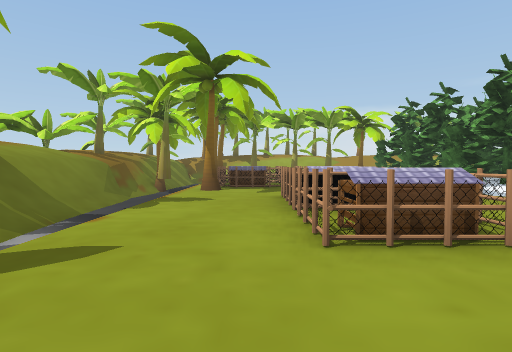
view 1 (above)

22 first-person views from a walk through a Unity game level. The camera is 1.3 m above the floor, tilts 2° down and sees 80° across. The floor is counted in squares, 2 m on a side. Each view is taken from the middle of a square. On the plan, view 1 faces up. The plan holds only what a view shows up to about 10 squares ahead; the rest is blank. The place goes on beyond the plan. The player is left out. Some animated figures are left out. Some surface patterns are stand-ins.

view 2
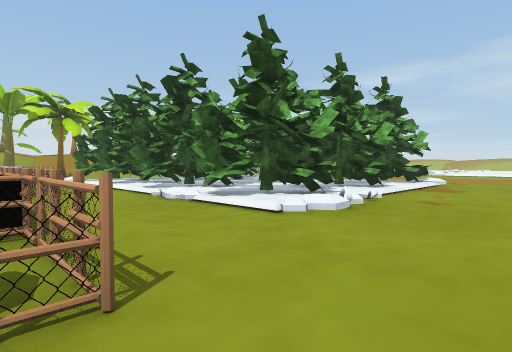

view 3
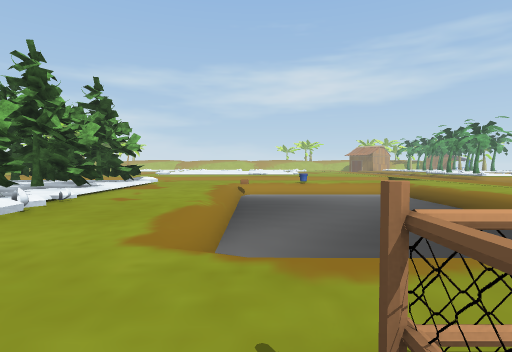

view 4
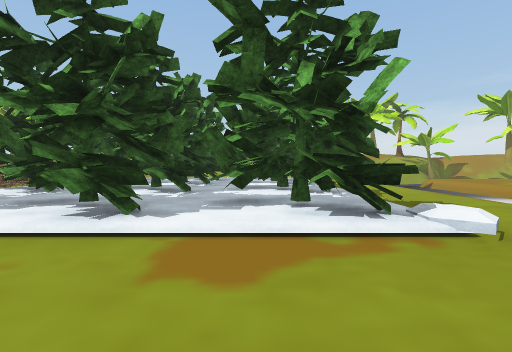

view 5
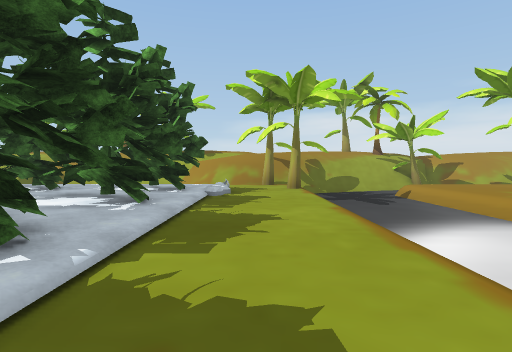

view 6
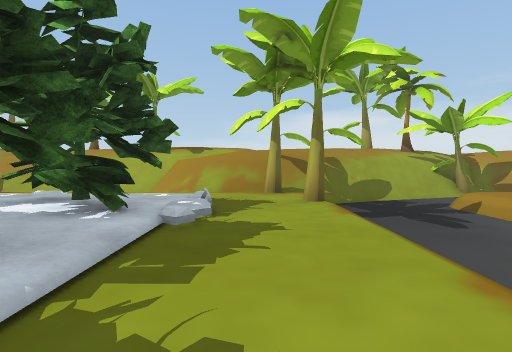

view 7
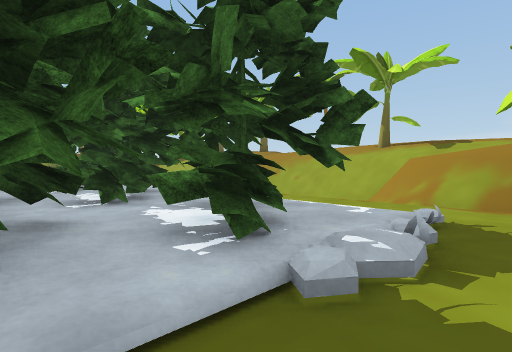

view 8
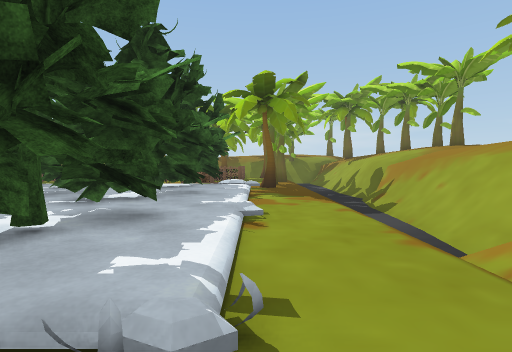

view 9
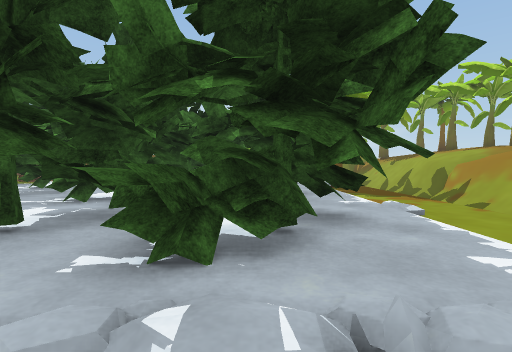

view 10
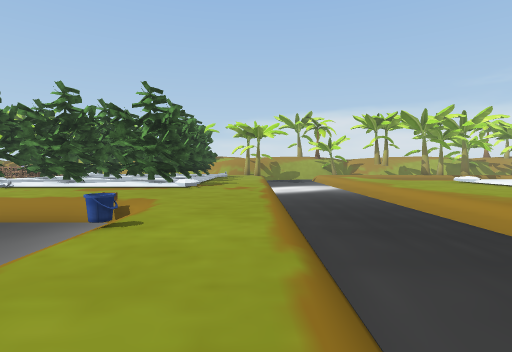

view 11
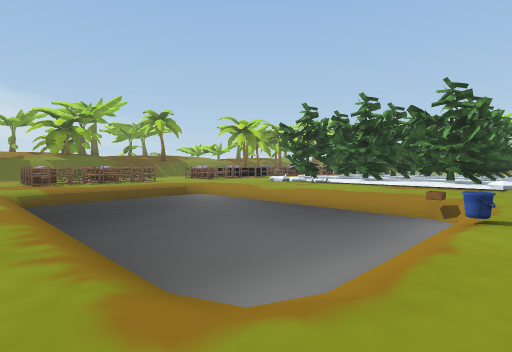

view 12
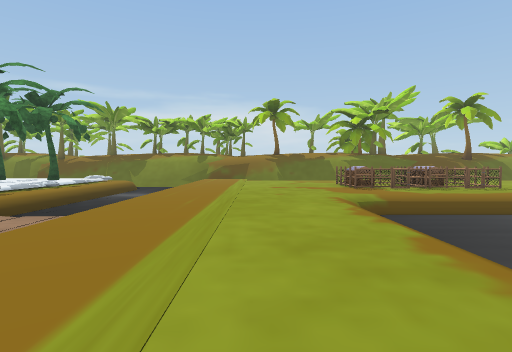

view 13
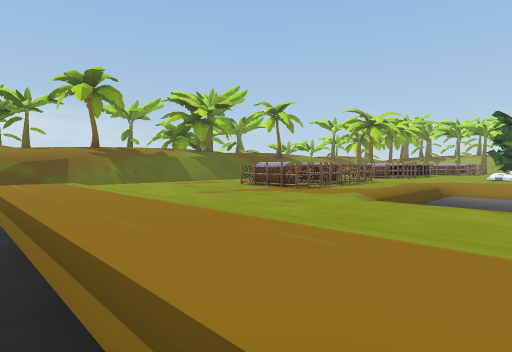

view 14
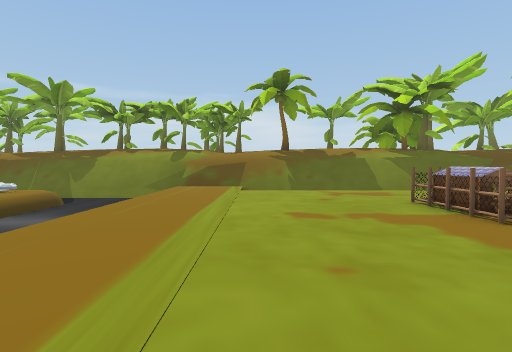

view 15
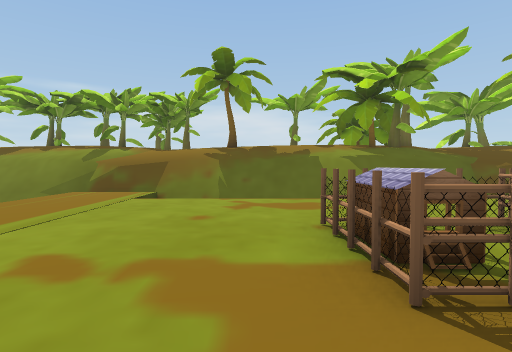

view 16
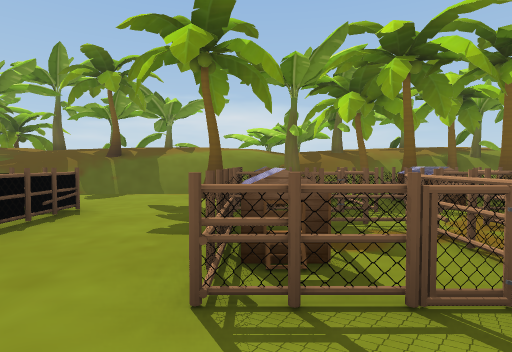

view 17
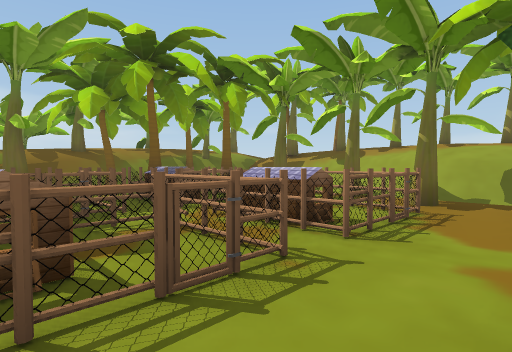

view 18
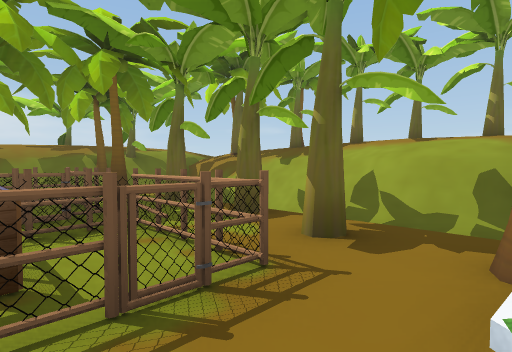

view 19
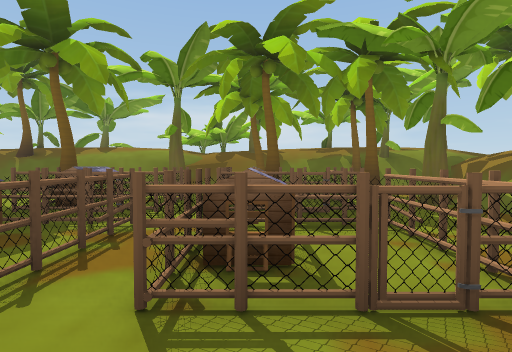

view 20
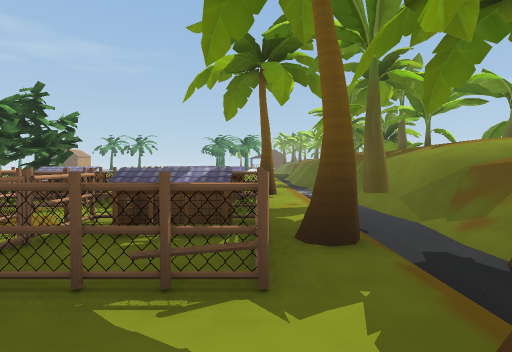

view 21
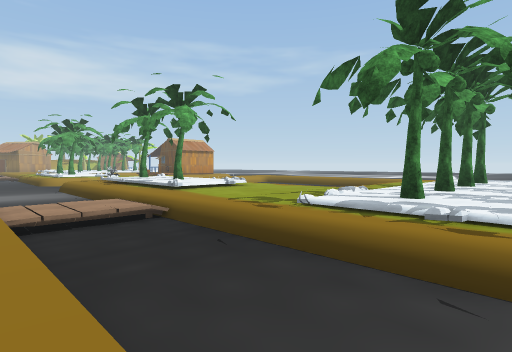

view 22
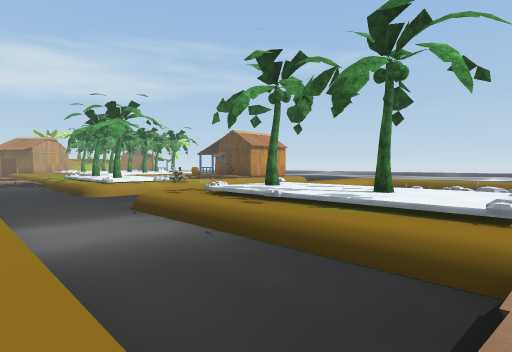

### Floor plan
Key: @ floor where view 1 was taken; # wall or solid block; . main floor; : floor 0.25 m higher than the main floor; / step, stairs or slope; = window, fence, low wall or low ledge; ≈ liquid the walk keeps out of; ^ raised ledge; O other object.
Columns run from 5 left of view 1 to 23 right of it. Each row starts with its distance up from view 1.
 18  ########^^######    ####
 17 ##≈≈≈≈≈≈≈≈≈≈≈≈=##^^^^##≈≈≈
 16 ##        ≈≈≈≈≈≈≈##^#≈≈≈≈
 15 ## O.O.OO..........OO≈≈≈/..
 14 #= .......O////////.O≈≈≈/..
 13 #=≈.OOOOO.OOOOOOOOO..≈≈≈/..
 12 #O≈OOOOOO..OOOOOOO/..≈≈≈/.
 11 #=≈/.......OOOOOOO/..≈≈≈/
 10 #≈O/O.OO..OOOOOOOOO..≈≈≈/
  9 #=≈/OOOOO./:O:OOOO...≈≈≈
  8 #=≈/O.....OOOOOOOOO..≈≈
  7 #=≈/......OOOOOOOOO..
  6 #=≈/..OO..OOOOOOOO...
  5 ##≈/..OO..OOOOOOOOO..≈≈≈/.../
  4 ##≈/..OO..//O:O::O/..≈≈≈/.../
  3 ## /..OO.../.........≈≈≈/...
  2  # /......./.........≈≈≈/..
  1  #  ......////////...≈≈≈/.
  0  #   @ ...≈≈≈≈≈≈≈≈≈..≈≈≈/
 -1  #  ..O...≈≈≈≈≈≈≈≈≈..≈≈≈/
 -2  #≈ ..OO..≈≈≈≈≈≈≈≈O..≈≈≈
 -3  #≈/..O...≈≈≈≈≈≈≈≈≈..≈≈
 -4  #≈/..OO..≈≈≈≈≈≈≈≈≈..≈
 -5  #≈/......≈≈≈≈≈≈≈≈/..
 -6  #≈/................
 -7  #≈/..............
 -8  #................
 -9 ##.................
-10 ##     ≈≈≈≈≈//≈≈≈≈≈≈≈≈≈≈≈≈≈
-11 ##≈≈≈≈≈≈≈≈≈≈/≈≈≈≈≈≈≈≈≈≈≈≈≈
-12 #=≈^^^^^^^^^^^^^^^^^^≈≈≈≈
-13   ≈^^ ^^^^^^^^^^^^^^^ ≈≈

Where each view was taken, in squares from view 1:
view 1: 0 up, 0 right, facing up
view 2: 1 up, 2 right, facing up-right
view 3: 0 up, 2 right, facing right
view 4: 1 up, 11 right, facing up
view 5: 5 up, 14 right, facing up
view 6: 8 up, 14 right, facing up
view 7: 10 up, 14 right, facing up-left
view 8: 14 up, 14 right, facing left
view 9: 12 up, 14 right, facing left
view 10: 5 down, 15 right, facing up
view 11: 6 down, 14 right, facing up-left
view 12: 7 down, 11 right, facing left
view 13: 10 down, 7 right, facing up-left
view 14: 7 down, 6 right, facing left
view 15: 5 down, 4 right, facing left
view 16: 9 up, 5 right, facing left
view 17: 9 up, 5 right, facing up-left
view 18: 12 up, 5 right, facing up-left
view 19: 12 up, 5 right, facing left
view 20: 15 up, 1 left, facing down
view 21: 9 down, 1 right, facing down-right
view 22: 9 down, 8 right, facing down-right
